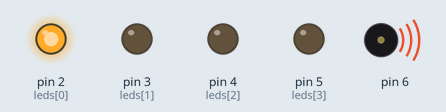
The sketch below on a simulated Arduino Uno, built with avr-gcc and run on an emulated ATmega328P. Parts: output pins drawn as LEDs (lit = HIGH), buzzer (waves = sounding). Random numbers use the default seed unless the sketch sets one; what the sketch prints to the serial monitor is not drawn.

Above: at 0.15 s.
At 8.15 s:
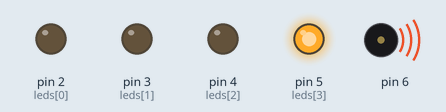
At 18.65 s:
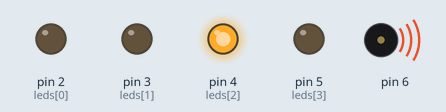
At 38.9 s:
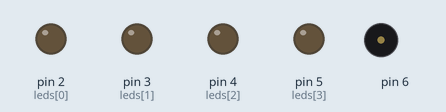
Timing chart, 0 to 40.0 s (numbered marks = the images above):
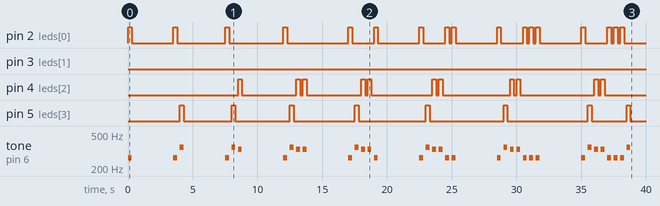

Measured:
- by itself, pin 2 (leds[0]): LOW → HIGH at 0.00 s, → LOW 0.30 s later, → HIGH 3.2 s later, → LOW 0.30 s later, … (34 changes in this stretch)
- by itself, pin 4 (leds[2]): LOW → HIGH at 8.5 s, → LOW 0.30 s later, → HIGH 4.2 s later, → LOW 0.30 s later, … (22 changes in this stretch)
- by itself, pin 5 (leds[3]): LOW → HIGH at 4.0 s, → LOW 0.30 s later, → HIGH 3.7 s later, → LOW 0.30 s later, … (16 changes in this stretch)
- by itself, tone on pin 6: plays 262 Hz for 0.30 s, 262 Hz for 0.30 s, 349 Hz for 0.30 s, 262 Hz for 0.30 s, 349 Hz for 0.30 s, 330 Hz for 0.30 s … (36 notes in this stretch)

The sketch:

GENIUS.ino
```cpp
/**
 jogo genios
 @author Paulo Nicolas, Weslley Moreira
*/

//vetor para armazenar a sequencia a cada rodada
int sequencia[32] = {};

//vetor para armazenar os leds
int leds [] = {2,3,4,5};

//vetor para armazenar as notas musicais (Dó Ré Mi Fá)
int tons[] = {262, 294, 330, 349 };

//variavel usada para saber a rodada
int rodada = 0;
void setup() {
  // leds
    pinMode(2, OUTPUT);    //VERDE
    pinMode(3, OUTPUT); //VERMELHO
    pinMode(4, OUTPUT);  //AZUL
    pinMode(5, OUTPUT);  //AMARELO
    //apoio a logica
    Serial.begin(9600);
    //referencia a inicializaçao da funçao random()
    randomSeed(analogRead(A0));
    //Buzzer
pinMode(6, OUTPUT);
}

void loop() {
  proximaRodada();
  reproduzirSequencia();
  delay(3000);
}

//funçao proxima rodada (sorteio da sequencia a ser reproduzida na proxima rodada)
void proximaRodada(){
sequencia[rodada] = random(4); //sorteio 0 1 2 3
//apoio a logica
Serial.print(sequencia[rodada]);
rodada = rodada + 1;
}

//funçao reproduzir sequencia sorteada
void reproduzirSequencia(){
  for(int i = 0; i < rodada; i++){
    tone(6, tons[sequencia[i]]);
    digitalWrite(leds[sequencia[i]], HIGH);
    delay(300);
    noTone(6);
    digitalWrite(leds[sequencia[i]], LOW);
    delay(200);
  }
}
```
